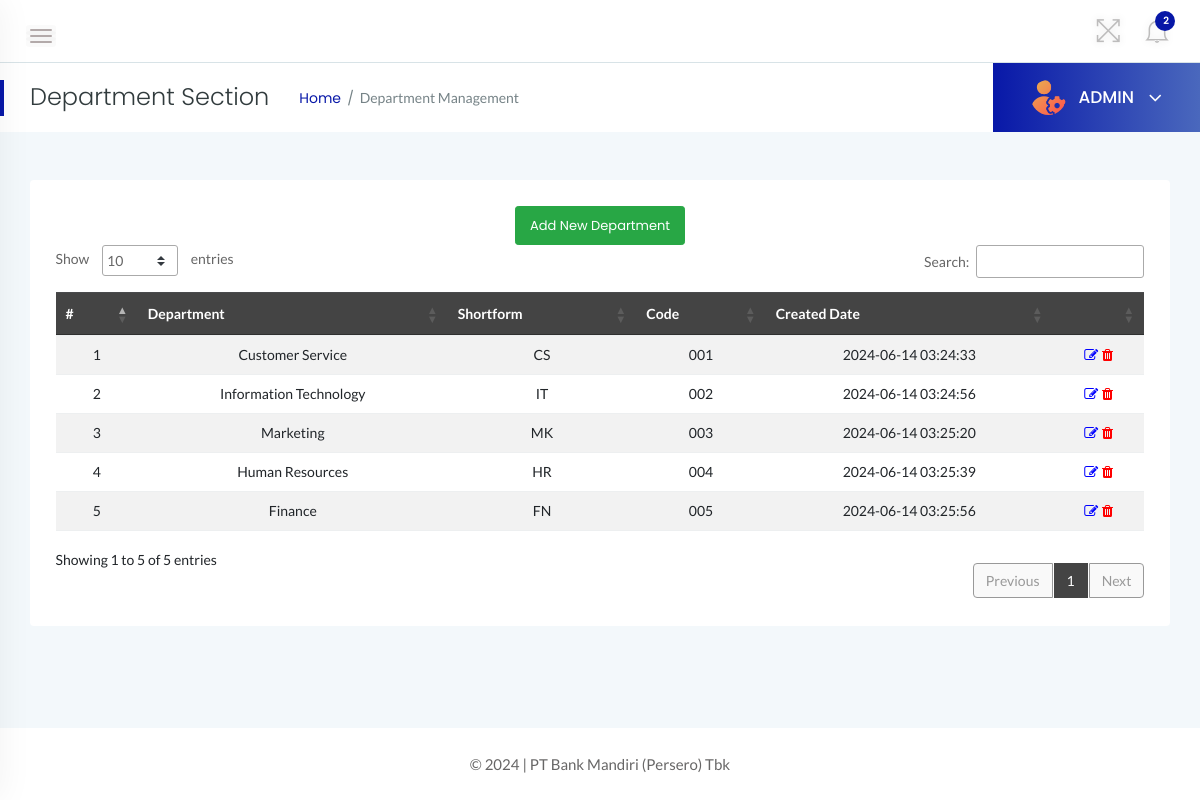
The page /admin/department.php (signed in) on the database its author committed.
### tables this page shows
CREATE TABLE `tbldepartments` (
  `id` int(11) NOT NULL,
  `DepartmentName` varchar(150) DEFAULT NULL,
  `DepartmentShortName` varchar(100) NOT NULL,
  `DepartmentCode` varchar(50) DEFAULT NULL,
  `CreationDate` timestamp NULL DEFAULT current_timestamp()
);

### admin/department.php (the view, shortened to what this page needs)
<?php
    if(strlen($_SESSION['alogin'])==0){
    header('location:index.php');
    } else {
?>
<!doctype html>
<html class="no-js" lang="en">
<head>
    <link rel="stylesheet" href="../assets/css/bootstrap.min.css">
    <link rel="stylesheet" href="../assets/css/font-awesome.min.css">
    <link rel="stylesheet" href="../assets/css/themify-icons.css">
    <link rel="stylesheet" href="../assets/css/metisMenu.css">
    <link rel="stylesheet" href="../assets/css/owl.carousel.min.css">
    <link rel="stylesheet" href="../assets/css/slicknav.min.css">
    <link rel="stylesheet" href="https://www.amcharts.com/lib/3/plugins/export/export.css" type="text/css" media="all" />
    <link rel="stylesheet" type="text/css" href="https://cdn.datatables.net/1.10.19/css/jquery.dataTables.css">
    <link rel="stylesheet" type="text/css" href="https://cdn.datatables.net/1.10.18/css/dataTables.bootstrap4.min.css">
    <link rel="stylesheet" type="text/css" href="https://cdn.datatables.net/responsive/2.2.3/css/responsive.bootstrap.min.css">
    <link rel="stylesheet" type="text/css" href="https://cdn.datatables.net/responsive/2.2.3/css/responsive.jqueryui.min.css">
    <link rel="stylesheet" href="../assets/css/typography.css">
    <link rel="stylesheet" href="../assets/css/default-css.css">
    <link rel="stylesheet" href="../assets/css/styles.css">
    <link rel="stylesheet" href="../assets/css/responsive.css">
</head>
<body>
    <div class="page-container">
        <div class="main-content">
            <div class="header-area">
                <div class="row align-items-center">
                    <div class="col-md-6 col-sm-8 clearfix">
                        <div class="nav-btn pull-left">
                            <span></span>
                            <span></span>
                            <span></span>
                        </div>
                    </div>
                    <div class="col-md-6 col-sm-4 clearfix">
                        <ul class="notification-area pull-right">
                            <li id="full-view"><i class="ti-fullscreen"></i></li>
                            <?php include '../includes/admin-notification.php'?>
                        </ul>
                    </div>
                </div>
            </div>
            <div class="page-title-area">
                <div class="row align-items-center">
                    <div class="col-sm-6">
                        <div class="breadcrumbs-area clearfix">
                            <h4 class="page-title pull-left">Department Section</h4>
                            <ul class="breadcrumbs pull-left">
                                <li><a href="dashboard.php">Home</a></li>
                                <li><span>Department Management</span></li>
                            </ul>
                        </div>
                    </div>
                    <div class="col-sm-6 clearfix">
                        <div class="user-profile pull-right">
                            <img class="avatar user-thumb" src="../assets/images/admin.png" alt="avatar">
                            <h4 class="user-name dropdown-toggle" data-toggle="dropdown">ADMIN <i class="fa fa-angle-down"></i></h4>
                        </div>
                    </div>
                </div>
            </div>
            <div class="main-content-inner">
                <div class="row">
                    <div class="col-12 mt-5">
                        <div class="card">
                            <div class="card-body">
                                <div class="data-tables datatable-dark">
                                <center><a href="add-department.php" class="btn btn-sm btn-success">Add New Department</a></center>
                                    <table id="dataTable3" class="table table-hover table-striped text-center">
                                        <thead class="text-capitalize">
                                            <tr>
                                                <th>#</th>
                                                <th>Department</th>
                                                <th>Shortform</th>
                                                <th>Code</th>
                                                <th>Created Date</th>
                                                <th></th>
                                            </tr>
                                        </thead>
                                        <tbody>
                                    <?php $sql = "SELECT * from tbldepartments";
                                    $query = $dbh -> prepare($sql);
                                    $query->execute();
                                    $results=$query->fetchAll(PDO::FETCH_OBJ);
                                    $cnt=1;
                                    if($query->rowCount() > 0)
                                    {
                                    foreach($results as $result)
                                    {               ?>
                                        <tr>
                                            <td> <?php echo htmlentities($cnt);?></td>
                                            <td><?php echo htmlentities($result->DepartmentName);?></td>
                                            <td><?php echo htmlentities($result->DepartmentShortName);?></td>
                                            <td><?php echo htmlentities($result->DepartmentCode);?></td>
                                            <td><?php echo htmlentities($result->CreationDate);?></td>
                                            <td><a href="edit-department.php?deptid=<?php echo htmlentities($result->id);?>"><i class="fa fa-edit" style="color:blue"></i></a><a href="department.php?del=<?php echo htmlentities($result->id);?>" onclick="return confirm('Do you want to delete');"> <i class="fa fa-trash" style="color:red"></i></a></td>
                                        </tr>
                                         <?php $cnt++;} }?>
                                    </tbody>
                                    </table>
                                </div>
                            </div>
                        </div>
                    </div>
                </div>
                </div>
            </div>
            <?php include '../includes/footer.php' ?>
        </div>
</body>
</html>
<?php } ?>

### assets/css/styles.css (style rules this page uses)
.page-container { width: 100%; height: 100%; min-height: 100vh; padding-left: 280px; -webkit-transition: padding-left 0.3s ease 0s; transition: padding-left 0.3s ease 0s; }
.sbar_collapsed.page-container { padding-left: 0; }
.card { border: none; border-radius: 4px; background-color: #fff; -webkit-transition: all 0.3s ease 0s; transition: all 0.3s ease 0s; }
.card-body { padding: 25.6px; padding: 1.6rem; }
.main-content { width: 100%; background: #f3f8fb; }
.main-content-inner { padding: 0 30px 50px; }
.header-area { padding: 15px 30px; background: #fff; border-bottom: 1px solid #d8e3e7; }
.nav-btn { margin: 10px 30px 0 0; cursor: pointer; }
.nav-btn span { display: block; width: 22px; height: 2px; background: #b3aaaa; margin: 4px 0; border-radius: 15px; -webkit-transition: all 0.3s ease 0s; transition: all 0.3s ease 0s; box-shadow: 0 0 0 4px rgba(99, 96, 96, 0.03); }
.nav-btn span:nth-child(2) { opacity: 0; }
.nav-btn span:first-child { -webkit-transform: rotate(45deg) translate(5px, 5px); transform: rotate(45deg) translate(5px, 5px); }
.nav-btn span:last-child { -webkit-transform: rotate(-45deg) translate(3px, -3px); transform: rotate(-45deg) translate(3px, -3px); }
.sbar_collapsed .nav-btn span { transform: none; opacity: 1; }
.notification-area { -webkit-user-select: none; -moz-user-select: none; -ms-user-select: none; user-select: none; position: relative; z-index: 1; }
.notification-area li { display: inline-block; margin-left: 20px; cursor: pointer; -webkit-user-select: none; -moz-user-select: none; -ms-user-select: none; user-select: none; }
.notification-area li > i { font-size: 26px; color: #bdbcbc; vertical-align: middle; text-shadow: 0 0 8px rgba(0, 0, 0, 0.12); -webkit-transition: color 0.3s ease 0s; transition: color 0.3s ease 0s; }
.notification-area li#full-view { display: inline-block; }
.page-title-area { padding: 0 30px; background: #fff; position: relative; }
.page-title-area:before { content: ""; position: absolute; left: 0; top: 50%; width: 4px; height: 36px; background: #0818a8; -webkit-transform: translateY(-50%); transform: translateY(-50%); }
.page-title { font-size: 24px; font-weight: 300; color: #313b3d; letter-spacing: 0; margin-right: 30px; }
ul.breadcrumbs { margin-top: 4px; }
.breadcrumbs li { display: inline-block; }
.breadcrumbs li a, .breadcrumbs li span { display: block; font-size: 14px; font-weight: 400; color: #0818a8; letter-spacing: 0; margin-right: 16px; position: relative; }
.breadcrumbs li a:before { content: "/"; color: #768387; position: absolute; right: -13px; top: 0; }
.breadcrumbs li span { margin-right: 0; color: #768387; text-transform: capitalize; }
.user-profile { margin-right: -30px; display: -webkit-box; display: -ms-flexbox; display: flex; -webkit-box-align: center; -ms-flex-align: center; align-items: center; -ms-flex-wrap: wrap; flex-wrap: wrap; background: -webkit-linear-gradient(left, #0818a8 0%, #4a68bd 100%); background: linear-gradient(to right, #0818a8 0%, #4a68bd 100%); padding: 17px 38px; position: relative; }
.user-profile img.avatar { height: 35px; width: 35px; border-radius: 50%; margin-right: 12px; }
.user-name { font-size: 17px; font-weight: 500; color: #fff; letter-spacing: 0; cursor: pointer; -webkit-user-select: none; -moz-user-select: none; -ms-user-select: none; user-select: none; }
.user-name i { margin-left: 10px; font-size: 21px; vertical-align: middle; position: relative; }
.notification-area .dropdown-toggle, .user-name.dropdown-toggle { position: relative; }
.notification-area .dropdown-toggle:after, .user-name.dropdown-toggle:after { display: none; }
.btn { padding: 11px 17px; font-size: 13px; letter-spacing: 0; }
.btn-sm { padding: 9px 14px; }
table tr th { border-bottom: none; }
table tr th, table tr td { border-top: 1px solid rgba(120, 130, 140, 0.13) !important; }
table.dataTable.no-footer { border-bottom: 1px solid rgba(120, 130, 140, 0.13) !important; }
table.dataTable thead th, table.dataTable thead td { border-bottom-color: transparent; }
.datatable-dark thead { background: #444; color: #fff; }

### rows shown on the page
tbldepartments: DepartmentName "Customer Service", DepartmentShortName "CS", DepartmentCode "001", CreationDate "2024-06-14 03:24:33"
tbldepartments: DepartmentName "Information Technology", DepartmentShortName "IT", DepartmentCode "002", CreationDate "2024-06-14 03:24:56"
tbldepartments: DepartmentName "Marketing", DepartmentShortName "MK", DepartmentCode "003", CreationDate "2024-06-14 03:25:20"
tbldepartments: DepartmentName "Human Resources", DepartmentShortName "HR", DepartmentCode "004", CreationDate "2024-06-14 03:25:39"
tbldepartments: DepartmentName "Finance", DepartmentShortName "FN", DepartmentCode "005", CreationDate "2024-06-14 03:25:56"

### other values the page prints
$unreadcount "2"
